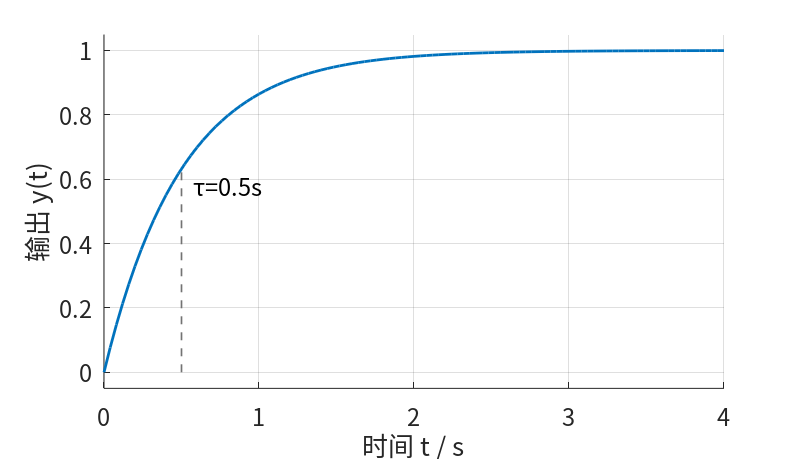
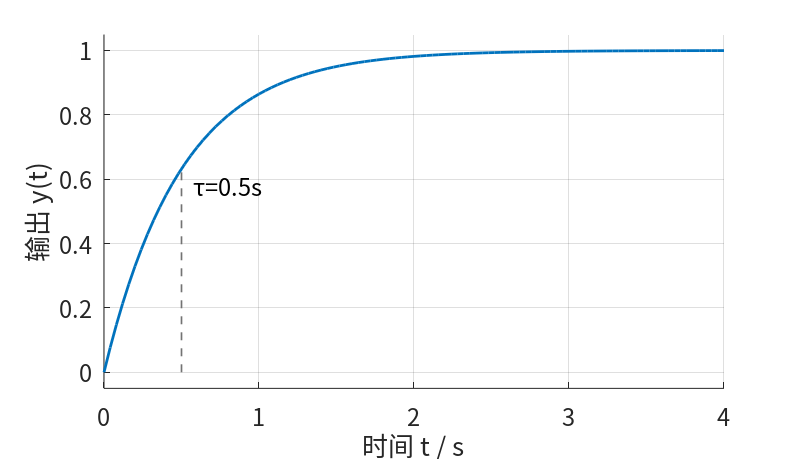
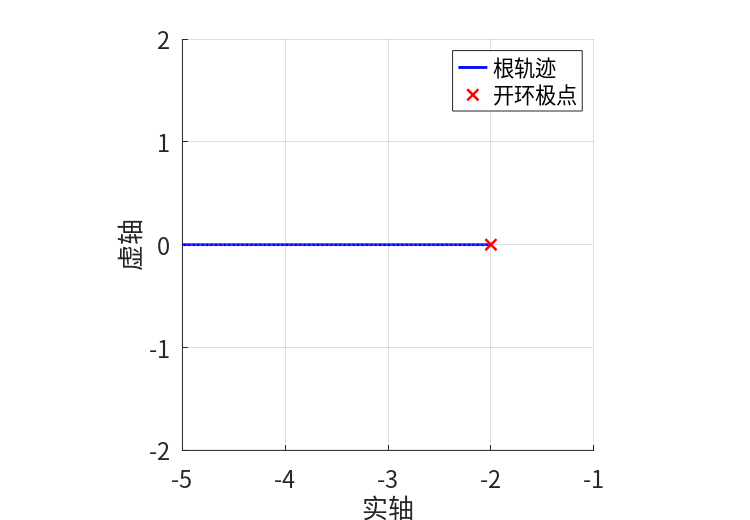
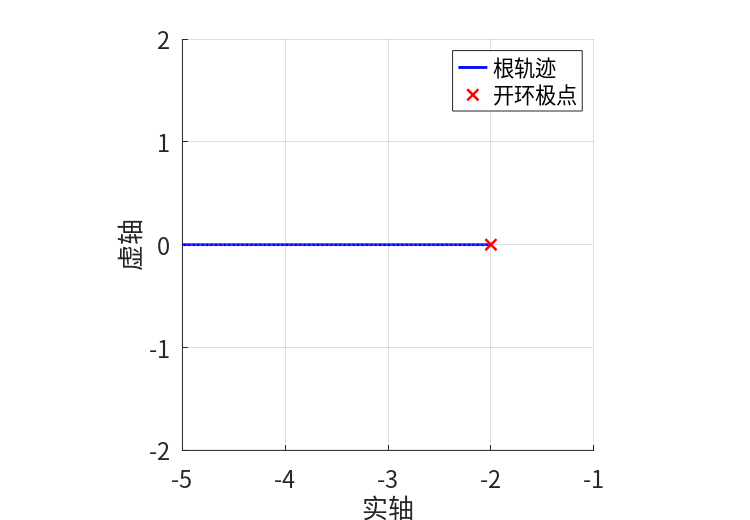

MATLAB code to generate these figures, in order:
pkg load control;
graphics_toolkit("qt");

% Octave 绘图统一基线：中文字体、白底、线宽和 tex 公式解释。
font_name = "Noto Sans CJK SC";
default_line_width = 2.0;
default_axes_font_size = 11;
set(0, "defaultaxesfontname", font_name);
set(0, "defaulttextfontname", font_name);
set(0, "defaultaxesfontweight", "normal");
set(0, "defaulttextfontweight", "normal");
set(0, "defaultlinelinewidth", default_line_width);
set(0, "defaulttextinterpreter", "tex");
set(0, "defaultaxesTickLabelInterpreter", "tex");

% 所有正式图片写入 processed，数值证据写入 raw/generated-data。
processed_dir = fullfile(pwd(), "course-content/authoring/lessons/1-1/media/processed");
data_dir = fullfile(pwd(), "course-content/authoring/lessons/1-1/media/raw/generated-data");
if (!exist(processed_dir, "dir")) mkdir(processed_dir); endif
if (!exist(data_dir, "dir")) mkdir(data_dir); endif

function setup_figure(width, height)
  % 统一设置导出画布，避免交互窗口尺寸影响 PNG 结果。
  set(gcf, "visible", "off");
  set(gcf, "color", "w");
  set(gcf, "paperunits", "inches");
  set(gcf, "papersize", [width, height]);
  set(gcf, "paperposition", [0, 0, width, height]);
endfunction

function style_axes()
  % 统一单坐标轴网格、字体和曲线线宽。
  grid on;
  box off;
  set(gca, "fontname", "Noto Sans CJK SC");
  set(gca, "fontsize", 11);
  lines = findobj(gca, "type", "line");
  for i = 1:numel(lines)
    set(lines(i), "linewidth", 2.0);
  endfor
endfunction

function style_all_axes()
  % 统一 Bode/margin 这类多坐标轴图的字体、网格和线宽。
  axes_handles = findall(gcf, "type", "axes");
  for ax = axes_handles'
    if (strcmp(get(ax, "tag"), "legend")) continue; endif
    axes(ax);
    grid on;
    box off;
    set(ax, "fontname", "Noto Sans CJK SC");
    set(ax, "fontsize", 11);
    lines = findobj(ax, "type", "line");
    for i = 1:numel(lines)
      set(lines(i), "linewidth", 2.0);
    endfor
  endfor
endfunction

function remove_legends()
  % 单曲线图不保留 legend，避免多余图例干扰阅读。
  legends = findall(gcf, "tag", "legend");
  for i = 1:numel(legends)
    delete(legends(i));
  endfor
endfunction

function localize_bode_axes()
  % Octave 的 bode/margin 默认英文轴名；这里只做中文轴名替换。
  axes_handles = findall(gcf, "type", "axes");
  for ax = axes_handles'
    if (strcmp(get(ax, "tag"), "legend")) continue; endif
    yl = get(get(ax, "ylabel"), "string");
    xl = get(get(ax, "xlabel"), "string");
    if (ischar(yl) && !isempty(strfind(yl, "Magnitude")))
      set(get(ax, "ylabel"), "string", "幅值 / dB");
      set(get(ax, "xlabel"), "string", "");
    elseif (ischar(yl) && !isempty(strfind(yl, "Phase")))
      set(get(ax, "ylabel"), "string", "相位 / deg");
      set(get(ax, "xlabel"), "string", "频率 / rad/s");
    endif
    if (ischar(xl) && !isempty(strfind(xl, "Frequency")))
      set(get(ax, "xlabel"), "string", "频率 / rad/s");
    endif
  endfor
endfunction

function plot_bode_magnitude_pair(sys1, sys2, label1, label2)
  % 用 bode() 获取原生频响数据，再在三联图中绘制稳定的幅频对比子图。
  w = logspace(-1, 2, 240);
  [mag1, ph1, wout] = bode(sys1, w);
  [mag2, ph2, wout] = bode(sys2, w);
  mag1db = 20 * log10(squeeze(mag1));
  mag2db = 20 * log10(squeeze(mag2));
  semilogx(wout, mag1db, "linewidth", 2.0); hold on;
  semilogx(wout, mag2db, "linewidth", 2.0);
  grid on; box off;
  set(gca, "fontsize", 11);
  xlabel("频率 / rad/s"); ylabel("幅值 / dB");
  legend(label1, label2, "location", "southwest");
endfunction

function use_triptych_axis(index)
  % 手动布置三联图坐标轴，让每个绘图区接近方形并减少两侧空白。
  positions = [
    0.065, 0.18, 0.245, 0.70;
    0.380, 0.18, 0.245, 0.70;
    0.695, 0.18, 0.245, 0.70
  ];
  axes("position", positions(index, :));
endfunction

function plot_step_pair_from_data(sys1, sys2, label1, label2, legend_location)
  % 用 step() 获取时域响应数据，再在三联图中绘制校正前后对比。
  if (nargin < 5) legend_location = "northwest"; endif
  [y1, t1] = step(sys1, 8);
  [y2, t2] = step(sys2, 8);
  plot(t1, y1, "linewidth", 2.0); hold on;
  plot(t2, y2, "linewidth", 2.0);
  grid on; box off;
  set(gca, "fontsize", 11);
  xlabel("时间 / s"); ylabel("输出");
  ylim([0, max([1.2; min(max(y1), 4); min(max(y2), 4)])]);
  legend(label1, label2, "location", legend_location);
  pbaspect([1 1 1]);
endfunction

function roots = root_locus_data(sys, max_k)
  % 使用 control 包 rlocus() 生成根轨迹数据；必要时显式放大增益范围。
  if (nargin < 2)
    roots = rlocus(sys);
  else
    roots = rlocus(sys, max_k / 240, 0, max_k);
  endif
endfunction

function plot_root_locus_with_markers(sys, before_poles, after_poles, max_k)
  % 用 rlocus() 获取根轨迹数据，并叠加校正前后极点标记。
  if (nargin < 4)
    roots = root_locus_data(sys);
  else
    roots = root_locus_data(sys, max_k);
  endif
  hold on;
  h_locus = [];
  for i = 1:rows(roots)
    h = plot(real(roots(i, :)), imag(roots(i, :)), "b-", "linewidth", 2.0);
    if (isempty(h_locus)) h_locus = h; endif
  endfor
  h_before = plot(real(before_poles), imag(before_poles), "rx", "markersize", 8, "linewidth", 1.8);
  h_after = plot(real(after_poles), imag(after_poles), "o", "markersize", 7, "linewidth", 1.8, "color", [0.80,0.30,0.12], "markerfacecolor", [0.80,0.30,0.12]);
  grid on; box off;
  set(gca, "fontsize", 11);
  xlabel("实轴"); ylabel("虚轴");
  legend([h_locus(1), h_before(1), h_after(1)], "根轨迹", "开环极点", "校正后极点", "location", "northeast");
  pbaspect([1 1 1]);
endfunction

function plot_root_locus_basic(sys, max_k)
  % 单独根轨迹图：显式绑定图例，避免线型和开环极点错配。
  if (nargin < 2)
    roots = root_locus_data(sys);
  else
    roots = root_locus_data(sys, max_k);
  endif
  hold on;
  h_locus = [];
  for i = 1:rows(roots)
    h = plot(real(roots(i, :)), imag(roots(i, :)), "b-", "linewidth", 2.0);
    if (isempty(h_locus)) h_locus = h; endif
  endfor
  h_pole = plot(real(pole(sys)), imag(pole(sys)), "rx", "markersize", 8, "linewidth", 1.8);
  grid on; box off;
  set(gca, "fontsize", 11);
  xlabel("实轴"); ylabel("虚轴");
  legend([h_locus(1), h_pole(1)], "根轨迹", "开环极点", "location", "northeast");
  pbaspect([1 1 1]);
endfunction

function save_figure(path, export_font_size)
  % 同时导出 PNG 与同名矢量 PDF；Markdown 使用 PNG，正式 PDF 优先嵌入矢量 PDF。
  if (nargin < 2)
    export_font_size = 11;
  endif
  text_handles = findall(gcf, "type", "text");
  for tx = text_handles'
    set(tx, "fontname", "Noto Sans CJK SC");
    set(tx, "fontweight", "normal");
    set(tx, "fontsize", export_font_size);
  endfor
  axes_handles = findall(gcf, "type", "axes");
  for ax = axes_handles'
    set(ax, "fontname", "Noto Sans CJK SC");
    set(ax, "fontsize", export_font_size);
    title_handle = get(ax, "title");
    if (!isempty(title_handle))
      set(title_handle, "string", "");
    endif
  endfor
  [path_dir, path_name, path_ext] = fileparts(path);
  if (isempty(path_ext))
    png_path = fullfile(path_dir, [path_name ".png"]);
    pdf_path = fullfile(path_dir, [path_name ".pdf"]);
  else
    png_path = path;
    pdf_path = fullfile(path_dir, [path_name ".pdf"]);
  endif
  print(gcf, png_path, "-dpng", "-r220");
  print(gcf, pdf_path, "-dpdf", "-painters");
  close(gcf);
endfunction

% 基础示例：一阶惯性环节；完整示例：积分+惯性对象。
G_first = tf(1, [0.5 1]);
G = tf(1, [1 2 0]);
Gc05 = feedback(0.5 * G, 1);
Gc2 = feedback(2 * G, 1);
Gc5 = feedback(5 * G, 1);

% 1. First-order step response: G(s)=1/(0.5s+1)
figure(1); setup_figure(8, 4.6);
step(G_first, 4);
style_axes();
xlabel("时间 t / s"); ylabel("输出 y(t)");
hold on;
plot([0.5 0.5], [0 0.632], "--", "linewidth", 1.2, "color", [0.45,0.45,0.45]);
text(0.58, 0.58, "\\tau=0.5s", "fontsize", 11);
save_figure(fullfile(processed_dir, "1-1-step-response-first-order.png"), 17);

% 2. Root locus overview for the current first-order model
figure(2); setup_figure(7.5, 5.2);
plot_root_locus_basic(G_first, 1.5);
xlim([-5, -1]); ylim([-2, 2]);
save_figure(fullfile(processed_dir, "1-1-root-locus-example.png"), 17);

% 3. First-order Bode
figure(3); setup_figure(8.3, 6.0);
bode(G_first);
style_all_axes();
remove_legends();
localize_bode_axes();
save_figure(fullfile(processed_dir, "1-1-bode-example.png"));

% 4. Before/after correction comparison: time, root locus, frequency
figure(4); setup_figure(10.8, 3.8);
G_first_cl = feedback(2 * G_first, 1);
use_triptych_axis(1);
plot_step_pair_from_data(G_first, G_first_cl, "校正前：G(s)", "校正后：K_p=2 闭环", "south");
use_triptych_axis(2);
p0 = pole(G_first); p2 = pole(G_first_cl);
plot_root_locus_with_markers(G_first, p0, p2, 3);
xlim([-7, 0.5]); ylim([-3.75, 3.75]);
use_triptych_axis(3);
plot_bode_magnitude_pair(G_first, 2 * G_first, "校正前：G(s)", "校正后：2G(s)");
pbaspect([1 1 1]);
save_figure(fullfile(processed_dir, "1-1-gain-comparison.png"));

% 5. Open-loop step: G(s)=1/(s(s+2))
figure(5); setup_figure(8, 4.6);
step(G, 8);
style_axes();
xlabel("时间 t / s"); ylabel("输出 y(t)");
save_figure(fullfile(processed_dir, "1-1-example-openloop-step.png"), 17);

% 6. Root locus for the full example
figure(6); setup_figure(7.5, 5.2);
plot_root_locus_basic(G);
save_figure(fullfile(processed_dir, "1-1-example-root-locus.png"), 17);

% 7. Bode/margin for G(s)=1/(s(s+2))
figure(7); setup_figure(8.3, 6.0);
margin(G);
style_all_axes();
remove_legends();
localize_bode_axes();
save_figure(fullfile(processed_dir, "1-1-example-bode.png"));

% 8. Diagnosis/correction triptych for the worked example
figure(8); setup_figure(10.8, 3.8);
use_triptych_axis(1);
plot_step_pair_from_data(G, Gc2, "校正前：开环", "校正后：K_p=2 闭环");
use_triptych_axis(2);
p0 = pole(G); p2 = pole(Gc2);
plot_root_locus_with_markers(G, p0, p2);
use_triptych_axis(3);
plot_bode_magnitude_pair(G, 2 * G, "校正前：G(s)", "校正后：2G(s)");
pbaspect([1 1 1]);
save_figure(fullfile(processed_dir, "1-1-example-correction-triptych.png"));

% Save reproducible numeric evidence for the reviewed claims.
[y2, t2] = step(Gc2, 10);
[y5, t5] = step(Gc5, 10);
overshoot_kp2 = (max(y2) - dcgain(Gc2)) / dcgain(Gc2) * 100;
overshoot_kp5 = (max(y5) - dcgain(Gc5)) / dcgain(Gc5) * 100;
open_loop_stable = isstable(G);
closed_loop_poles_kp2 = pole(Gc2);
closed_loop_poles_kp5 = pole(Gc5);
evidence_path = fullfile(data_dir, "1-1-analysis-data.txt");
fid = fopen(evidence_path, "w");
fprintf(fid, "overshoot_kp2_percent=%.4f\n", overshoot_kp2);
fprintf(fid, "overshoot_kp5_percent=%.4f\n", overshoot_kp5);
fprintf(fid, "open_loop_stable=%d\n", open_loop_stable);
fprintf(fid, "closed_loop_poles_kp2=%s\n", mat2str(closed_loop_poles_kp2));
fprintf(fid, "closed_loop_poles_kp5=%s\n", mat2str(closed_loop_poles_kp5));
fclose(fid);
